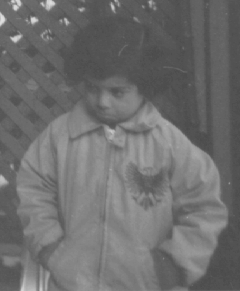
#> input picture img/pout.tif, 240 x 291 px
$ jupyter execute lab1.ipynb   (shell and % lines are left out)
#> lines starting #> are read from the running program, lines starting #| are printed output that depends on the picture
# Lab 1: Introduction to OpenCV and Histogram Processing

For 18-793 Image and Video Processing course. By Sarun Gulyanon.

This notebook demonstrates various image processing techniques using OpenCV. We will cover the following topics:

1. **Import Required Libraries**
2. **Opening and Displaying an Image**
3. **Histogram Equalization**
4. **Histogram Matching**

## Import Required Libraries

These are the libraries required for this lab:
* **`cv2`**: OpenCV library for image processing.
* **`numpy`**: Library for numerical operations.
* **`matplotlib.pyplot`**: Library for plotting images.
* **`skimage.exposure`**: Module from scikit-image for exposure adjustments.

To install OpenCV, you can use the following `pip` command:

```bash
pip install opencv-python
```

If you also need the additional functionalities provided by the `opencv-contrib-python` package, you can install it using:

```bash
pip install opencv-contrib-python
```

Otherwise, when you import `opencv`, you will get `ImportError: DLL load failed while importing cv2: The specified module could not be found`.

To install `scikit-image`, you can use the following `pip` command:

```bash
pip install scikit-image
```

Then, import the necessary libraries, including OpenCV and NumPy.

[cell 1]
import cv2
import numpy as np
import matplotlib.pyplot as plt
from skimage import data
from skimage import exposure
from skimage.exposure import match_histograms

## Open and Display Image
If you use colab, run this command to download the example image.

Use OpenCV to read an image from file.

[cell 2]
# Read the image from file
image = cv2.imread('img/pout.tif')
#> image is the input picture: shape (291, 240, 3); min 74, max 224, mean 110.3

Display it using OpenCV's imshow() function.

[cell 3]
# Display the image using OpenCV's imshow() function
cv2.imshow('Original Image', image)
cv2.waitKey(0)  # Wait for a key press to close the window
cv2.destroyAllWindows()  # Close the window

If you use colab, run this command instead.

[cell 4]
from google.colab.patches import cv2_imshow
cv2_imshow(image)

Or you can display using Matplotlib's imshow() function as well.

[cell 5]
plt.figure()
plt.imshow(cv2.cvtColor(image, cv2.COLOR_BGR2RGB))
plt.axis('off')
plt.show()

We will use Matplotlib since it integrates nicely with the Jupyter notebook.

## Histogram Equalization
First, for simplicity, convert the image to grayscale.

[cell 6]
# Convert the image to grayscale
gray_image = cv2.cvtColor(image, cv2.COLOR_BGR2GRAY)

Apply histogram equalization to enhance the contrast.

[cell 7]
# Apply histogram equalization
equalized_image = cv2.equalizeHist(gray_image)
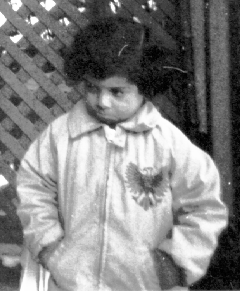
#> equalized_image: shape (291, 240); min 0, max 255, mean 130.4

Plot both original and the histogram equalized image next to each other for comparison.

[cell 8]
# Plot the original grayscale and histogram equalized images using matplotlib for comparison
plt.figure(figsize=(10, 5))

# Original grayscale image
plt.subplot(1, 2, 1)
plt.title('Original Grayscale Image')
plt.imshow(gray_image, cmap='gray')
plt.axis('off')

# Histogram equalized image
plt.subplot(1, 2, 2)
plt.title('Histogram Equalized Image')
plt.imshow(equalized_image, cmap='gray')
plt.axis('off')

plt.show()
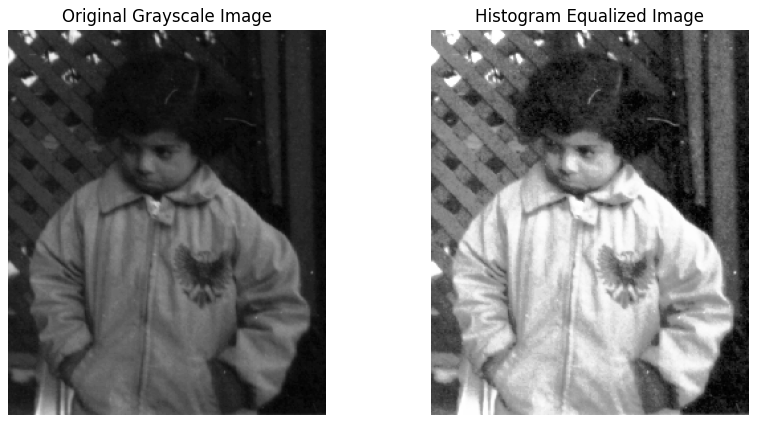
#> figure drawn by matplotlib, 2 panels

You should notice that the histogram of the histogram equalized image has broader range of intensity.

[cell 9]
fig, axes = plt.subplots(1, 2, figsize=(10, 5), sharex=True, sharey=True)

for i, (img, title) in enumerate(zip([gray_image, equalized_image], ['Image', 'Equalized'])):
    # Plot histogram
    img_hist, bins = exposure.histogram(img)
    axes[i].plot(bins, img_hist / img_hist.max())
#> this loop made 2 passes
#> title on passes 1 to 2: 'Image', 'Equalized'

plt.tight_layout()
plt.show()
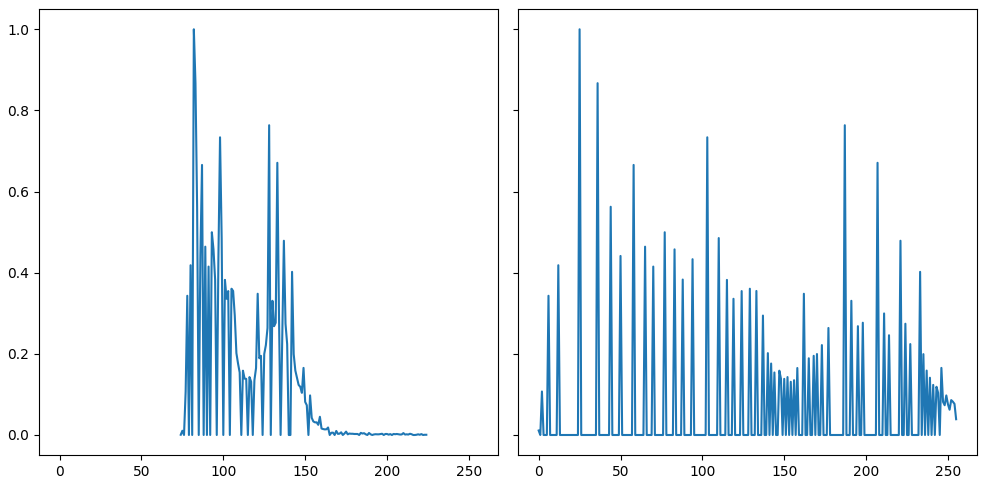
#> figure drawn by matplotlib, 2 panels; panel 1: curve peaks at x = 82, y = 1

## Histogram Matching
First, get the image we want to do histogram matching and reference image. Here we will use the images given by the library.

[cell 10]
reference = cv2.cvtColor(data.coffee(), cv2.COLOR_BGR2GRAY)
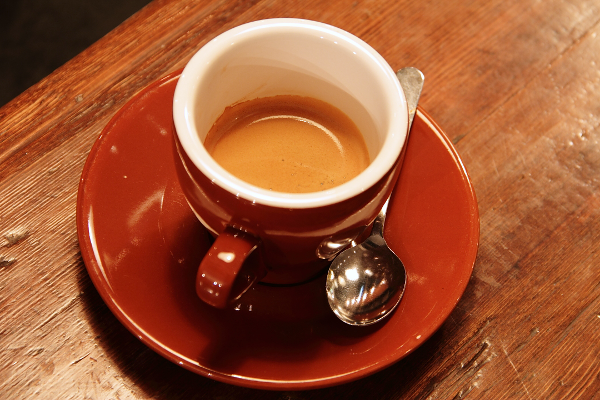
#> input picture skimage.data.coffee(), 600 x 400 px
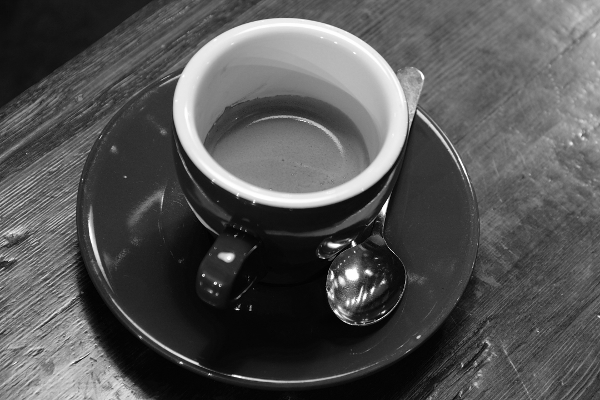
#> reference: shape (400, 600); min 0, max 255, mean 83.8
image = cv2.cvtColor(data.chelsea(), cv2.COLOR_BGR2GRAY)
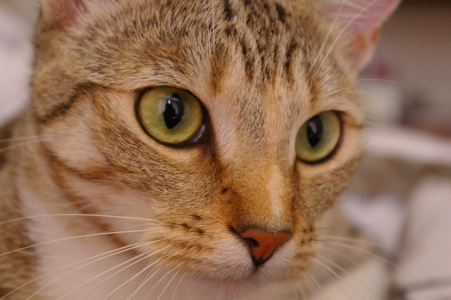
#> input picture skimage.data.chelsea(), 451 x 300 px
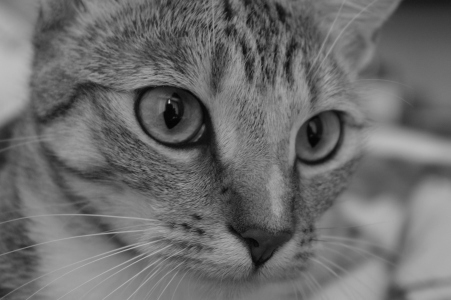
#> image: shape (300, 451); min 3, max 197, mean 108.2

Perform histogram matching to match the histogram of the image to a reference histogram.

[cell 11]
matched = match_histograms(image, reference)
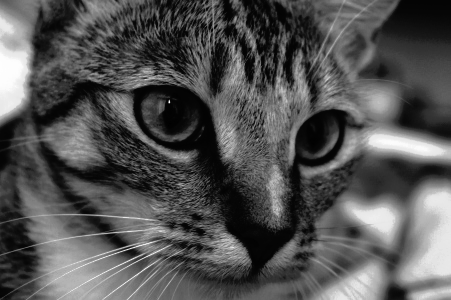
#> matched: shape (300, 451) float64; min 0.29, max 255, mean 84.2

[cell 12]
plt.figure(figsize=(10, 5))

# Original image
plt.subplot(1, 3, 1)
plt.title('Original Image')
plt.imshow(image, cmap='gray')
plt.axis('off')

# Reference image
plt.subplot(1, 3, 2)
plt.title('Reference Image')
plt.imshow(reference, cmap='gray')
plt.axis('off')

# Histogram equalized image
plt.subplot(1, 3, 3)
plt.title('Histogram Matched Image')
plt.imshow(matched, cmap='gray')
plt.axis('off')

plt.show()

You should see that now the cumulative distribution of the histogram of the histogram matched image is similar to the one of the reference image.

[cell 13]
fig, axes = plt.subplots(1, 3, figsize=(15, 5), sharex=True, sharey=True)

for i, (img, title) in enumerate(zip([image, reference, matched], ['Image', 'Reference', 'Matched'])):
    # Plot histogram
    img_hist, bins = exposure.histogram(img)
    axes[i].plot(bins, img_hist / img_hist.max())
    img_cdf, bins = exposure.cumulative_distribution(img)
    axes[i].plot(bins, img_cdf)
#> this loop made 3 passes

plt.tight_layout()
plt.show()
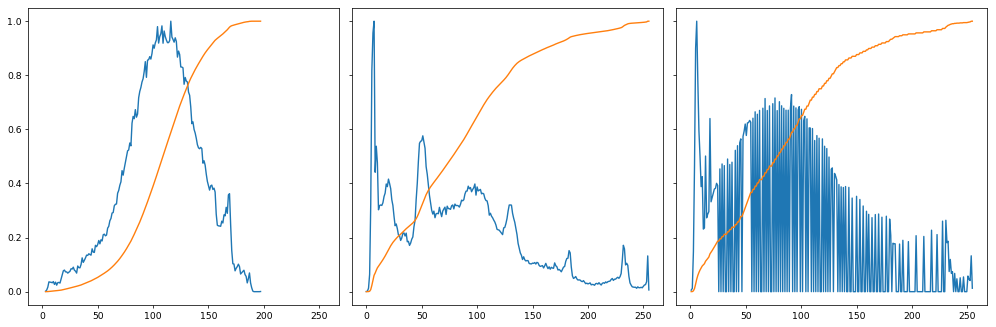
#> figure drawn by matplotlib, 3 panels; panel 1: curve peaks at x = 116, y = 1; panel 1: curve peaks at x = 197, y = 1
